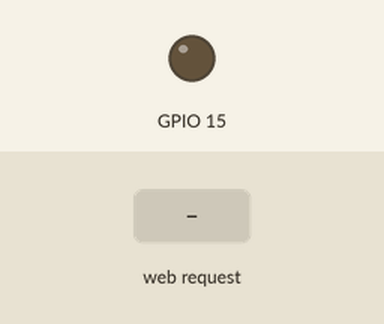
Recording of a program running on a simulated ESP8266 (NodeMCU). On the bench: output pins drawn as LEDs (lit = HIGH). Inputs (shaded band) come from the test bench. WiFi joins after 1.5 s; servers stay silent unless stated; what the program prints to the serial monitor is not drawn.

Above: at 2.7 s.
2.8 s: HTTP request GET /on received
At 3.9 s:
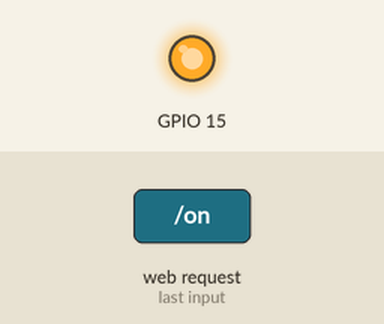
4.3 s: HTTP request GET /off received
At 5.0 s:
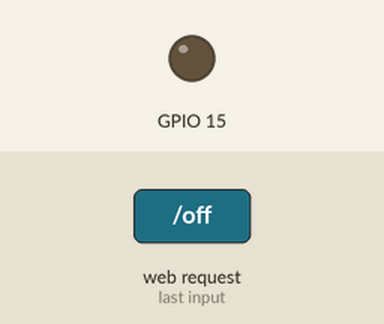
5.8 s: HTTP request GET /toggle received
At 6.1 s:
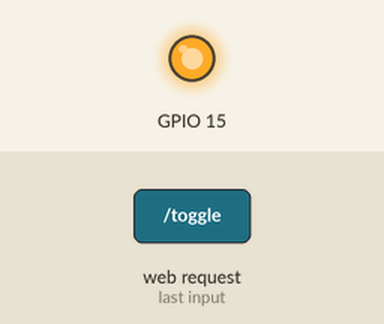
Timing chart, 0 to 8.8 s (numbered marks = the images above; inputs shaded):
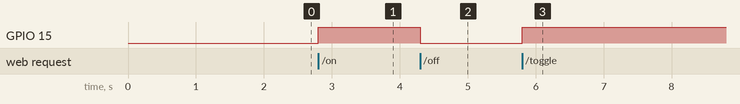

Measured:
- after the input at 2.8 s, GPIO 15: LOW → HIGH at once
- after the input at 4.3 s, GPIO 15: HIGH → LOW at once
- after the input at 5.8 s, GPIO 15: LOW → HIGH at once

The program:

main.cpp
```cpp
#include <Arduino.h>
#include <ESP8266WiFi.h>
#include <ESP8266mDNS.h>
#include <ESP8266WebServer.h>

int mode;
const char*   ssid = "iptime";
const char*   password = "jhs2031%";

ESP8266WebServer server(80);

void on()
{
  mode = 1;
  digitalWrite(15, mode);
  String message = "relay is on\n";
  server.send(404, "text/plain", message);
}

void off()
{
  mode = 0;
  digitalWrite(15, mode);
  String message = "relay is off\n";
  server.send(404, "text/plain", message);
}

void toggle()
{
  mode = !mode;
  digitalWrite(15, mode);
  String message = "relay is toggled\n";
  server.send(404, "text/plain", message);
}

void handleRoot(){
  String message = (server.method() == HTTP_GET)?"GET":"POST";
  message += " " + server.uri() + "\n";
  for (uint8_t i = 0; i < server.args(); i++) {
    message += " " + server.argName(i) + " : " + server.arg(i) + "\n";
  }
  message += "\nHello from ESP8266!\n";
  server.send(200, "text/plain", message);
}

void handleNotFound(){
  String message = "File Not Found\n\n";
  server.send(404, "text/plain", message);
}

void setup() {
  pinMode(15, OUTPUT);
  Serial.begin(115200);
  while(!Serial);

//WAIT FOR CONNECTION
  WiFi.mode(WIFI_STA);
  WiFi.begin(ssid, password);
  Serial.print("Connecting...");

  while(WiFi.status() != WL_CONNECTED) {
      delay(500);
      Serial.print(".");
  }
  Serial.println("");
  Serial.println("Connected to "); Serial.println(ssid);
  Serial.println("IP address : "); Serial.println(WiFi.localIP());

  if (MDNS.begin("정재영")) {
      Serial.println("MDNS rsponder started");
  }

  server.on("/", handleRoot);
  server.on("inline", [](){
      server.send(200, "text/plain", "Hello from the inline function\n");
  });

  server.on("/on", on);
  server.on("/off", off);
  server.on("/toggle", toggle);

  server.onNotFound(handleNotFound);
  server.begin();
  Serial.println("HTTP server started");
}

void loop() {
  MDNS.update();
  server.handleClient();
}
```
